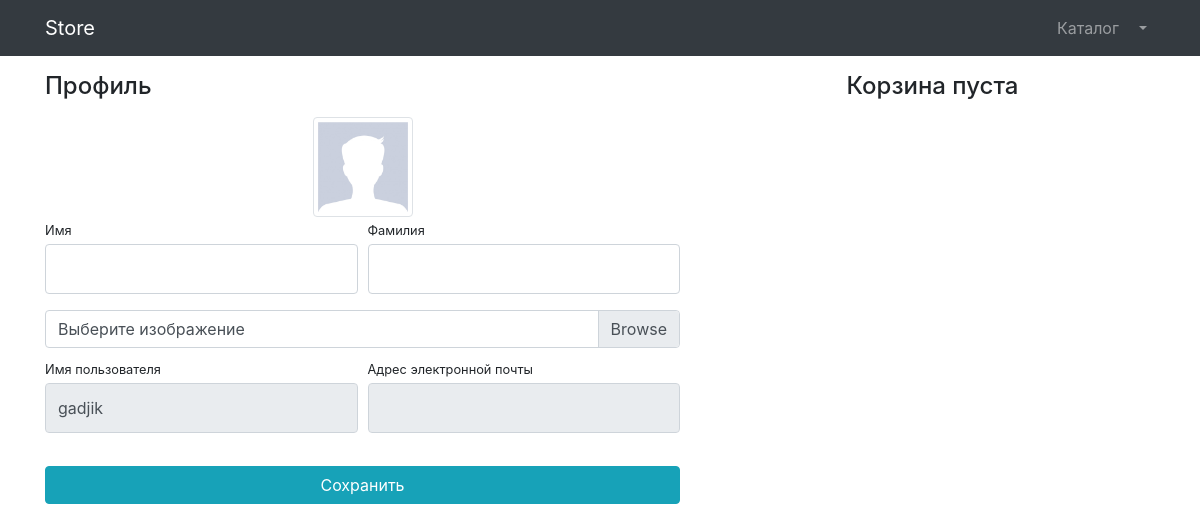
Before: /users/profile/1/ (signed in) with the older database file.
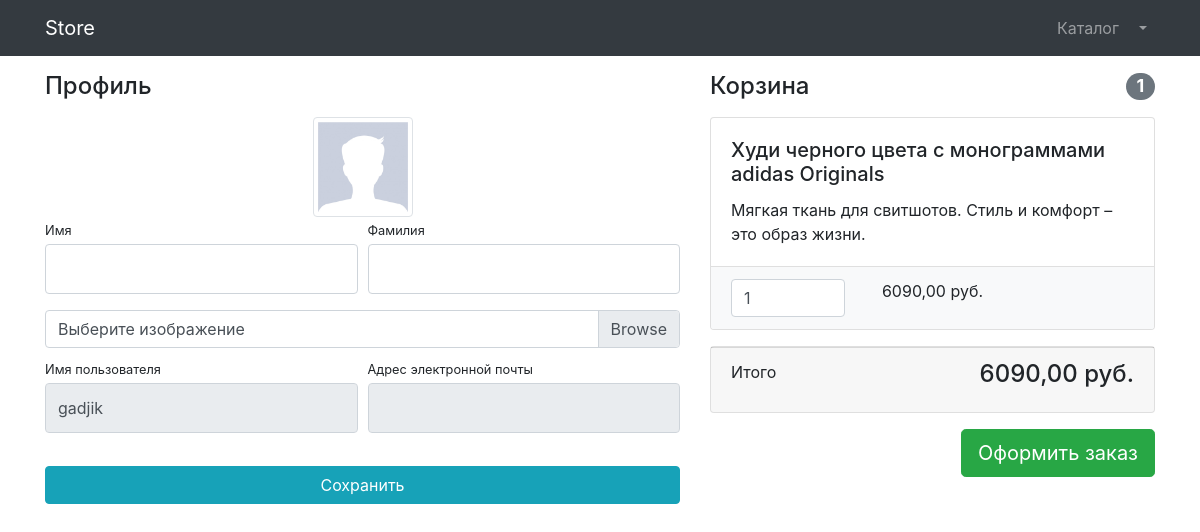
After: the same page with the newer database file.
### users/models.py (models this page shows)
class User(AbstractUser):
    image = models.ImageField(upload_to ='users_images', null=True, blank=True)
    is_verified_email = models.BooleanField(default=False)
    email = models.EmailField(unique=True)

### products/models.py (models this page shows, shortened)
class Basket(models.Model):
    user = models.ForeignKey(to=User, on_delete=models.CASCADE)
    product = models.ForeignKey(to=Product, on_delete=models.CASCADE)
    quantity = models.PositiveSmallIntegerField(default=0)
    created_timestamp = models.DateTimeField(auto_now_add=True)
    objects = BasketQuerySet.as_manager()
    def sum(self):
        return self.product.price * self.quantity

class Product(models.Model):
    name = models.CharField(max_length=128)
    description = models.TextField()
    price = models.DecimalField(max_digits=10, decimal_places=2)
    quantity = models.PositiveIntegerField(default=0)
    image = models.ImageField(upload_to='products_image')
    category = models.ForeignKey(to=ProductCategory, on_delete=models.CASCADE)
    class Meta:
        verbose_name = 'product'
        verbose_name_plural = 'products'

### users/views.py (the view, shortened to what this page needs)
# urls.py: path('profile/<int:pk>/', login_required(UserProfileView.as_view()), name='profile'),
class UserProfileView(TitleMixin, UpdateView):
    model = User
    form_class = UserProfileForm
    template_name = 'users/profile.html'
    title = 'Store - Личный кабинет'

### users/forms.py
class UserProfileForm (UserChangeForm):
    first_name = forms.CharField(widget=forms.TextInput(attrs={'class': 'form-control py-4'}))
    last_name = forms.CharField(widget=forms.TextInput(attrs={'class': 'form-control py-4',}))
    image = forms.ImageField(widget=forms.FileInput(attrs={'class': 'custom-file-input'}), required=False)
    username = forms.CharField(widget=forms.TextInput(attrs={'class': 'form-control py-4', 'readonly': True}))
    email = forms.CharField(widget=forms.EmailInput(attrs={'class': 'form-control py-4', 'readonly': True}))
    class Meta:
        model = User
        fields = ('first_name', 'last_name', 'image', 'username', 'email')

### common/views.py (called while the page is built)
    def get_context_data(self, **kwargs):
        context = super(TitleMixin, self).get_context_data(**kwargs)
        context['title'] = self.title
        return context

### products/context_processors.py (called while the page is built)
def baskets(request):
    user = request.user
    return {'baskets': Basket.objects.filter(user=user) if user.is_authenticated else []}

### products/models.py (called while the page is built)
    def total_sum(self):
        return sum(basket.sum() for basket in self)

    def total_quantity(self):
        return sum(basket.quantity for basket in self)

### users/templates/users/profile.html (shortened to what this page needs)
{% extends 'products/base.html' %}
{% load static %}
{% block css %}
    <link href="{% static 'vendor/css/profile.css' %}" rel="stylesheet">
{% endblock %}
{% block content %}
    <div class="container">
    <div class="row">
        <div class="col-lg-7">
            <h4 class="mt-3 mb-3">Профиль</h4>
            <div class="col-lg-12 text-center">
                <img width="100" height="100"
                     src="{% if user.image %} {{ user.image.url }} {% else %} {% static 'vendor/img/users/default_avatar.jpg' %} {% endif %}"
                     class="img-thumbnail">
            </div>
            <form action="{% url 'users:profile' user.id %}" method="post" enctype="multipart/form-data">
                <div class="form-row">
                    <div class="col-lg-6">
                        <div class="form-group">
                            <label class="small mb-1" for="{{ form.first_name.id_for_label }}">Имя</label>
                            {{ form.first_name }}
                        </div>
                    </div>
                    <div class="col-lg-6">
                        <div class="form-group">
                            <label class="small mb-1" for="{{ form.last_name.id_for_label }}">Фамилия</label>
                            {{ form.last_name }}
                        </div>
                    </div>
                </div>
                <div class="form-row mb-2">
                    <div class="col-lg-12">
                        <div class="custom-file">
                            <label class="custom-file-label" for="{{ form.image.id_for_label }}">Выберите изображение</label>
                        </div>
                    </div>
                </div>
                <div class="form-row">
                    <div class="col-lg-6">
                        <label class="small mb-1" for="{{ form.username.id_for_label }}">Имя пользователя</label>
                        {{ form.username }}
                    </div>
                    <div class="col-lg-6">
                        <label class="small mb-1" for="{{ form.email.id_for_label }}">Адрес электронной
                            почты</label>
                        {{ form.email }}
                    </div>
                </div>
                <div class="form-row">
                    <div class="col-lg-12" style="margin-top: 33px;">
                        <input class="btn btn-info btn-block" type="submit" value="Сохранить">
                    </div>
                </div>
            </form>
        </div>
        <div class="col-lg-5">
            {% include 'products/baskets.html' %}
        </div>
    </div>
</div>
{% endblock %}

### products/templates/products/base.html (shortened to what this page needs)
{% load static %}
<!DOCTYPE html>
<html lang="en">
<head>
    <link href="{% static 'vendor/bootstrap/css/bootstrap.min.css'%} " rel="stylesheet">
    {% block css %}
    {% endblock %}
</head>
<body>
<nav class="navbar navbar-expand-lg navbar-dark bg-dark fixed-top">
    <div class="container">
        <a class="navbar-brand" href="{% url 'index' %}">Store</a>
        <div class="collapse navbar-collapse" id="navbarResponsive">
            <ul class="navbar-nav ml-auto">
                <li class="nav-item">
                    <a class="nav-link" href="{% url 'products:index' %}">Каталог  </a>
                </li>
                {% if user.is_authenticated %}
                    <li class="nav-item dropdown">
                    <a class="nav-link dropdown-toggle" href="#" id="navbarDropdown" role="button"
                       data-bs-toggle="dropdown" aria-expanded="false">
                    </a>
                </li>
                {% else %}
                    <li class="nav-item">
                    <a class="nav-link" href="{% url 'users:login' %}">Войти <i class="fas fa-sign-in-alt"></i></a>
                </li>
                {% endif %}
            </ul>
        </div>
    </div>
</nav>
{% block content %}
{% endblock %}
</body>
</html>

### products/templates/products/baskets.html (shortened to what this page needs)
{% if baskets %}
    <h4 class="mt-3 mb-3 d-flex justify-content-between align-items-center mb-3">
        Корзина <span class="badge badge-secondary badge-pill">{{ baskets.total_quantity }}</span>
    </h4>
    {% for basket in baskets %}
        <div class="card mb-3">
            <div class="card-body">
                <h5 class="card-title">{{ basket.product.name }}</h5>
                <p class="card-text">{{ basket.product.description }}</p>
            </div>
            <ul class="list-group list-group-flush">
                <li class="list-group-item bg-light">
                    <div class="row text-center">
                        <div class="col-lg-4">
                            <input name="basketID" type="number" class="form-control"
                                   value="{{ basket.quantity }}" min="0">
                        </div>
                        <div class="col-lg-4">{{ basket.sum }} руб.</div>
                        <div class="col-lg-4">
                        </div>
                    </div>
                </li>
            </ul>
        </div>
    {% endfor %}
    <div class="card mb-3">
        <div class="card-footer">
            <p class="float-left">Итого</p>
            <h4 class="float-right">{{ baskets.total_sum }} руб.</h4>
        </div>
    </div>
    <a class="btn btn-success btn-lg float-right" href="../orders/order-create.html">
                    Оформить заказ
                </a>
{% else %}
    <h4 class="mt-3 mb-3 text-center">
        Корзина пуста
    </h4>
{% endif %}

Changed rows visible on the page:
added Basket: total_quantity "1", product.name "Худи черного цвета с монограммами adidas Originals", product.description "Мягкая ткань для свитшотов. Стиль и комфорт – это образ жизни.", basketID "1", sum "6090,00", total_sum "6090,00"
Other visible differences:
text no longer shown: "Корзина пуста"
text now shown: "Корзина Итого руб. Оформить заказ"
